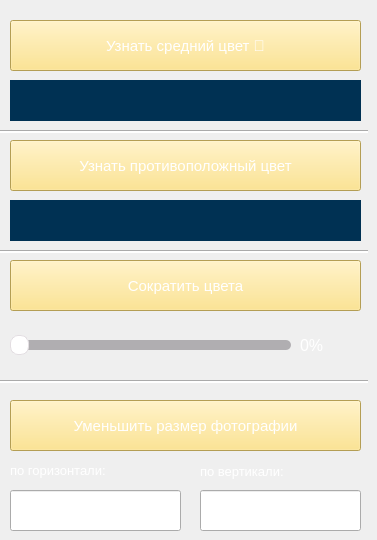
   <widget class="QWidget" name="tab_3">
    <property name="styleSheet">
     <string notr="true">color: white;</string>
    </property>
    <attribute name="title">
     <string>Доп.</string>
    </attribute>
    <widget class="QPushButton" name="medium">
     <property name="geometry">
      <rect>
       <x>10</x>
       <y>20</y>
       <width>351</width>
       <height>51</height>
      </rect>
     </property>
     <property name="font">
      <font>
       <pointsize>11</pointsize>
      </font>
     </property>
     <property name="styleSheet">
      <string notr="true">background-color: #fcdd76;
color: white;
</string>
     </property>
     <property name="text">
      <string>Узнать средний цвет 🤫</string>
     </property>
    </widget>
    <widget class="QLabel" name="mediumcolor">
     <property name="geometry">
      <rect>
       <x>10</x>
       <y>80</y>
       <width>171</width>
       <height>41</height>
      </rect>
     </property>
     <property name="styleSheet">
      <string notr="true">background-color: #003153;</string>
     </property>
     <property name="text">
      <string/>
     </property>
    </widget>
    <widget class="QLabel" name="mediumnumb">
     <property name="geometry">
      <rect>
       <x>180</x>
       <y>80</y>
       <width>181</width>
       <height>41</height>
      </rect>
     </property>
     <property name="font">
      <font>
       <pointsize>10</pointsize>
      </font>
     </property>
     <property name="styleSheet">
      <string notr="true">background-color: #003153;</string>
     </property>
     <property name="text">
      <string/>
     </property>
    </widget>
    <widget class="QPushButton" name="cut">
     <property name="geometry">
      <rect>
       <x>10</x>
       <y>260</y>
       <width>351</width>
       <height>51</height>
      </rect>
     </property>
     <property name="font">
      <font>
       <pointsize>11</pointsize>
      </font>
     </property>
     <property name="styleSheet">
      <string notr="true">background-color: #fcdd76;
color: white;
</string>
     </property>
     <property name="text">
      <string>Сократить цвета</string>
     </property>
    </widget>
    <widget class="QSlider" name="cutslider">
     <property name="geometry">
      <rect>
       <x>10</x>
       <y>330</y>
       <width>281</width>
       <height>31</height>
      </rect>
     </property>
     <property name="styleSheet">
      <string notr="true">            QSlider::groove:horizontal {  
                height: 10px;
                margin: 0px;
                border-radius: 5px;
                background: #B0AEB1;
            }
            QSlider::handle:horizontal {
                background: #fff;
                border: 1px solid #E3DEE2;
                width: 17px;
                margin: -5px 0; 
                border-radius: 8px;
            }
            QSlider::sub-page:qlineargradient {
                background: #fcdd76;
                border-radius: 5px;
            }</string>
     </property>
     <property name="orientation">
      <enum>Qt::Horizontal</enum>
     </property>
    </widget>
    <widget class="QLabel" name="procent3">
     <property name="geometry">
      <rect>
       <x>300</x>
       <y>330</y>
       <width>61</width>
       <height>31</height>
      </rect>
     </property>
     <property name="font">
      <font>
       <pointsize>12</pointsize>
      </font>
     </property>
     <property name="text">
      <string>0%</string>
     </property>
    </widget>
    <widget class="QPushButton" name="size">
     <property name="geometry">
      <rect>
       <x>10</x>
       <y>400</y>
       <width>351</width>
       <height>51</height>
      </rect>
     </property>
     <property name="font">
      <font>
       <pointsize>11</pointsize>
      </font>
     </property>
     <property name="styleSheet">
      <string notr="true">background-color: #fcdd76;
color: white;
</string>
     </property>
     <property name="text">
      <string>Уменьшить размер фотографии</string>
     </property>
    </widget>
    <widget class="QLabel" name="label">
     <property name="geometry">
      <rect>
       <x>10</x>
       <y>460</y>
       <width>151</width>
       <height>20</height>
      </rect>
     </property>
     <property name="font">
      <font>
       <pointsize>10</pointsize>
      </font>
     </property>
     <property name="text">
      <string>по горизонтали:</string>
     </property>
    </widget>
    <widget class="QLabel" name="label_2">
     <property name="geometry">
      <rect>
       <x>200</x>
       <y>461</y>
       <width>151</width>
       <height>20</height>
      </rect>
     </property>
     <property name="font">
      <font>
       <pointsize>10</pointsize>
      </font>
     </property>
     <property name="text">
      <string>по вертикали:</string>
     </property>
    </widget>
    <widget class="QLineEdit" name="sizex">
     <property name="geometry">
      <rect>
       <x>10</x>
       <y>490</y>
       <width>171</width>
       <height>41</height>
      </rect>
     </property>
    </widget>
    <widget class="QLineEdit" name="sizey">
     <property name="geometry">
      <rect>
       <x>200</x>
       <y>490</y>
       <width>161</width>
       <height>41</height>
      </rect>
     </property>
    </widget>
    <widget class="QPushButton" name="opposite">
     <property name="geometry">
      <rect>
       <x>10</x>
       <y>140</y>
       <width>351</width>
       <height>51</height>
      </rect>
     </property>
     <property name="font">
      <font>
       <pointsize>11</pointsize>
      </font>
     </property>
     <property name="styleSheet">
      <string notr="true">background-color: #fcdd76;
color: white;
</string>
     </property>
     <property name="text">
      <string>Узнать противоположный цвет</string>
     </property>
    </widget>
    <widget class="QLabel" name="oppositecolor">
     <property name="geometry">
      <rect>
       <x>10</x>
       <y>200</y>
       <width>171</width>
       <height>41</height>
      </rect>
     </property>
     <property name="styleSheet">
      <string notr="true">background-color: #003153;</string>
     </property>
     <property name="text">
      <string/>
     </property>
    </widget>
    <widget class="QLabel" name="oppositenumb">
     <property name="geometry">
      <rect>
       <x>180</x>
       <y>200</y>
       <width>181</width>
       <height>41</height>
      </rect>
     </property>
     <property name="font">
      <font>
       <pointsize>10</pointsize>
      </font>
     </property>
     <property name="styleSheet">
      <string notr="true">background-color: #003153;</string>
     </property>
     <property name="text">
      <string/>
     </property>
    </widget>
    <widget class="Line" name="line_5">
     <property name="geometry">
      <rect>
       <x>0</x>
       <y>130</y>
       <width>118</width>
       <height>3</height>
      </rect>
     </property>
     <property name="styleSheet">
      <string notr="true">background-color: white;</string>
     </property>
     <property name="orientation">
      <enum>Qt::Horizontal</enum>
     </property>
    </widget>
    <widget class="Line" name="line_6">
     <property name="geometry">
      <rect>
       <x>110</x>
       <y>130</y>
       <width>118</width>
       <height>3</height>
      </rect>
     </property>
     <property name="styleSheet">
      <string notr="true">background-color: white;</string>
     </property>
     <property name="orientation">
      <enum>Qt::Horizontal</enum>
     </property>
    </widget>
    <widget class="Line" name="line_7">
     <property name="geometry">
      <rect>
       <x>220</x>
       <y>130</y>
       <width>118</width>
       <height>3</height>
      </rect>
     </property>
     <property name="styleSheet">
      <string notr="true">background-color: white;</string>
     </property>
     <property name="orientation">
      <enum>Qt::Horizontal</enum>
     </property>
    </widget>
    <widget class="Line" name="line_8">
     <property name="geometry">
      <rect>
       <x>250</x>
       <y>130</y>
       <width>118</width>
       <height>3</height>
      </rect>
     </property>
     <property name="styleSheet">
      <string notr="true">background-color: white;</string>
     </property>
     <property name="orientation">
      <enum>Qt::Horizontal</enum>
     </property>
    </widget>
    <widget class="Line" name="line_9">
     <property name="geometry">
      <rect>
       <x>0</x>
       <y>250</y>
       <width>118</width>
       <height>3</height>
      </rect>
     </property>
     <property name="styleSheet">
      <string notr="true">background-color: white;</string>
     </property>
     <property name="orientation">
      <enum>Qt::Horizontal</enum>
     </property>
    </widget>
    <widget class="Line" name="line_10">
     <property name="geometry">
      <rect>
       <x>110</x>
       <y>250</y>
       <width>118</width>
       <height>3</height>
      </rect>
     </property>
     <property name="font">
      <font>
       <pointsize>8</pointsize>
      </font>
     </property>
     <property name="styleSheet">
      <string notr="true">background-color: white;</string>
     </property>
     <property name="orientation">
      <enum>Qt::Horizontal</enum>
     </property>
    </widget>
    <widget class="Line" name="line_11">
     <property name="geometry">
      <rect>
       <x>210</x>
       <y>250</y>
       <width>118</width>
       <height>3</height>
      </rect>
     </property>
     <property name="styleSheet">
      <string notr="true">background-color: white;</string>
     </property>
     <property name="orientation">
      <enum>Qt::Horizontal</enum>
     </property>
    </widget>
    <widget class="Line" name="line_12">
     <property name="geometry">
      <rect>
       <x>250</x>
       <y>250</y>
       <width>118</width>
       <height>3</height>
      </rect>
     </property>
     <property name="styleSheet">
      <string notr="true">background-color: white;</string>
     </property>
     <property name="orientation">
      <enum>Qt::Horizontal</enum>
     </property>
    </widget>
    <widget class="Line" name="line_13">
     <property name="geometry">
      <rect>
       <x>0</x>
       <y>380</y>
       <width>118</width>
       <height>3</height>
      </rect>
     </property>
     <property name="styleSheet">
      <string notr="true">background-color: white;</string>
     </property>
     <property name="orientation">
      <enum>Qt::Horizontal</enum>
     </property>
    </widget>
    <widget class="Line" name="line_14">
     <property name="geometry">
      <rect>
       <x>110</x>
       <y>380</y>
       <width>118</width>
       <height>3</height>
      </rect>
     </property>
     <property name="styleSheet">
      <string notr="true">background-color: white;</string>
     </property>
     <property name="orientation">
      <enum>Qt::Horizontal</enum>
     </property>
    </widget>
    <widget class="Line" name="line_15">
     <property name="geometry">
      <rect>
       <x>220</x>
       <y>380</y>
       <width>118</width>
       <height>3</height>
      </rect>
     </property>
     <property name="styleSheet">
      <string notr="true">background-color: white;</string>
     </property>
     <property name="orientation">
      <enum>Qt::Horizontal</enum>
     </property>
    </widget>
    <widget class="Line" name="line_16">
     <property name="geometry">
      <rect>
       <x>250</x>
       <y>380</y>
       <width>118</width>
       <height>3</height>
      </rect>
     </property>
     <property name="styleSheet">
      <string notr="true">background-color: white;</string>
     </property>
     <property name="orientation">
      <enum>Qt::Horizontal</enum>
     </property>
    </widget>
   </widget>
